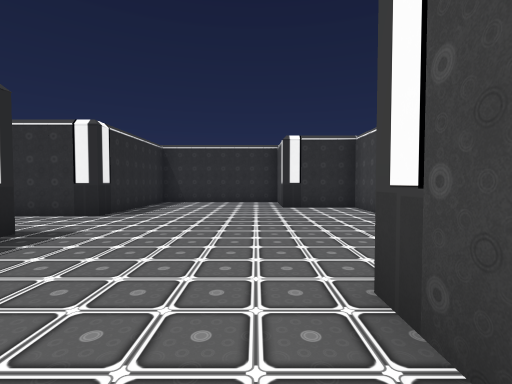
view 1 (above)

16 first-person views from a walk through a Unity game level. The camera is 1.4 m above the floor, tilts 2° down and sees 85° across. Doors are open. The floor is counted in squares, 2 m on a side. Each view is taken from the middle of a square. On the plan, view 1 faces up. The plan holds only what a view shows up to about 9 squares ahead; the rest is blank. The place goes on beyond the plan. The player character is not drawn. Some animated figures are left out.

view 2
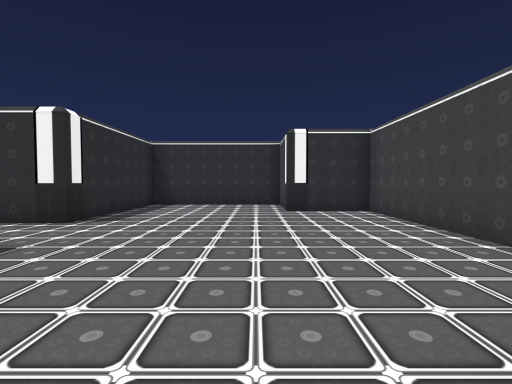

view 3
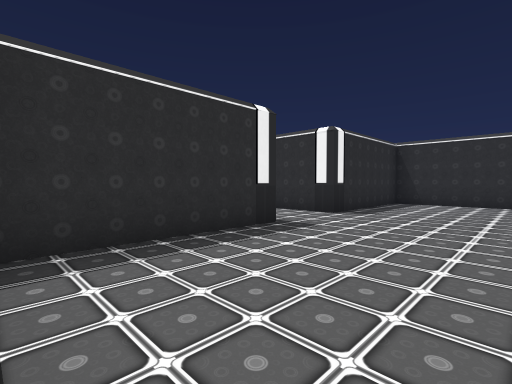

view 4
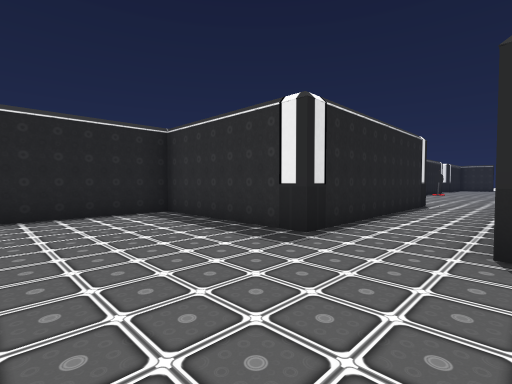

view 5
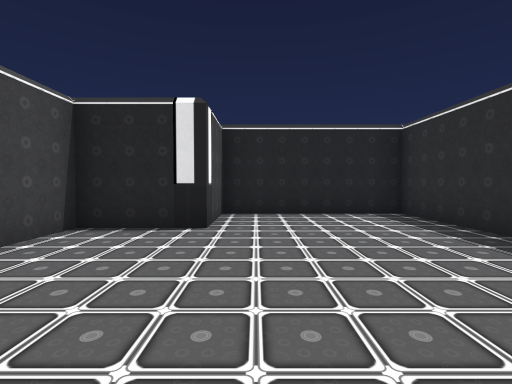

view 6
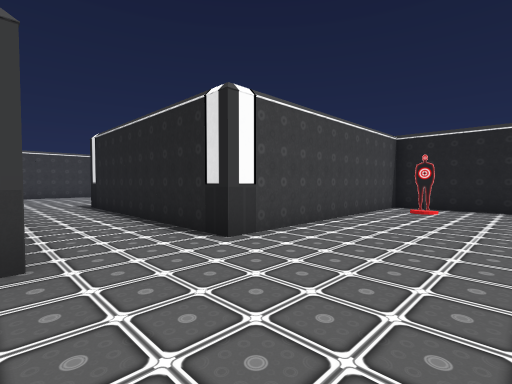

view 7
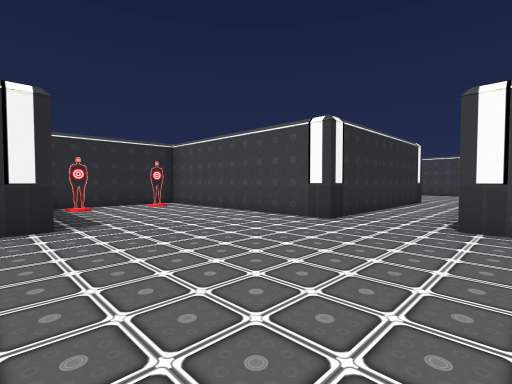

view 8
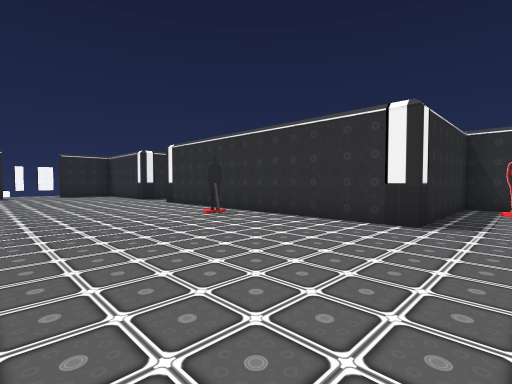

view 9
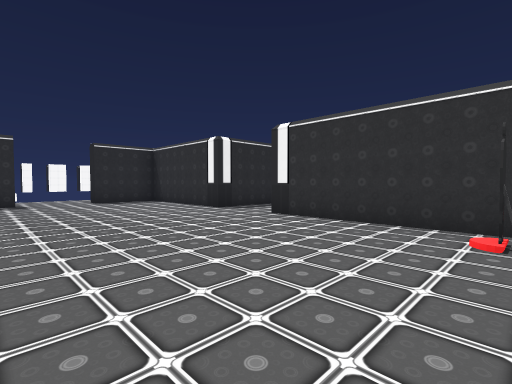

view 10
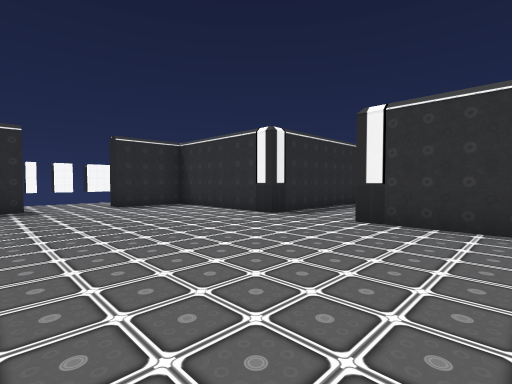

view 11
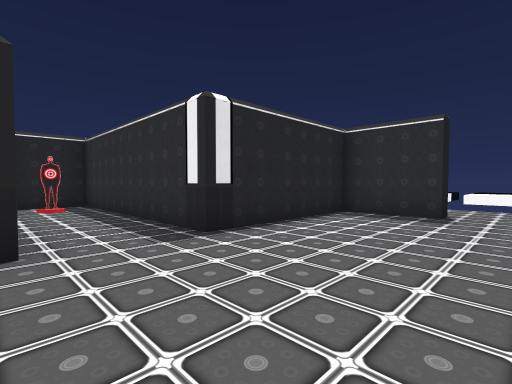

view 12
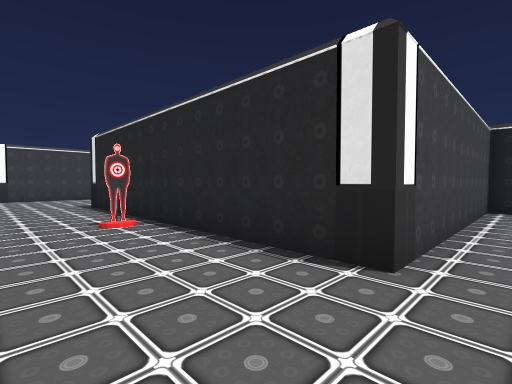

view 13
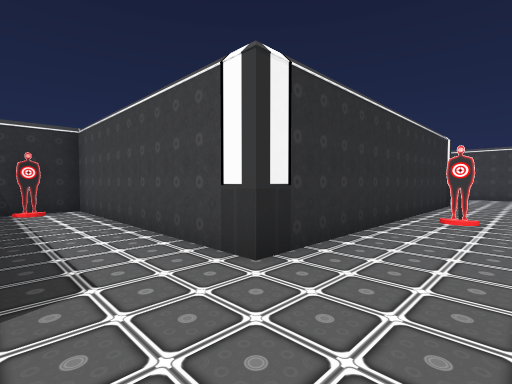

view 14
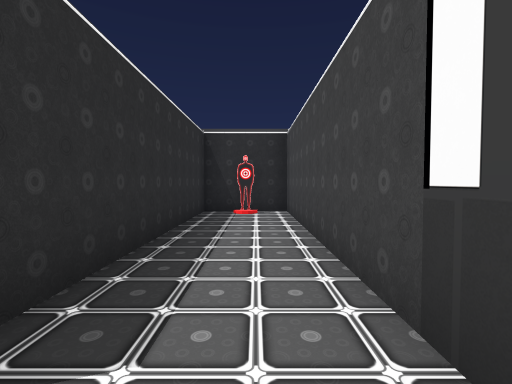

view 15
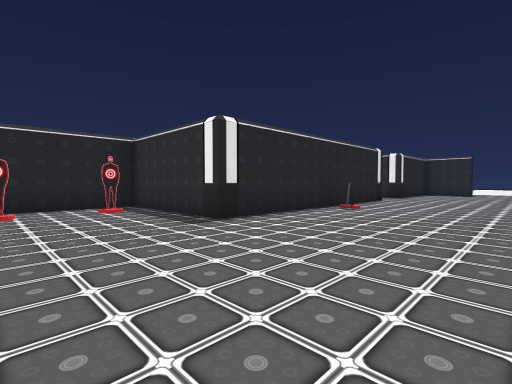

view 16
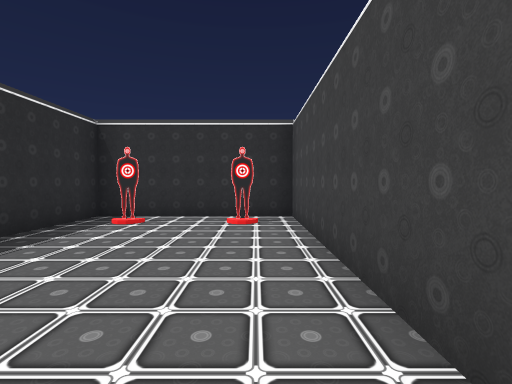

### Floor plan
Ten units are one square. View 1 is at (0, 0); x grows to the right and y downward. Boxes are objects, and circles mark ways between rooms. Rooms are numbered by the first view taken in them; rooms with no view inside come last. Other rooms are left out.
<svg viewBox="-285 -142 318 189">
<path fill="none" stroke="#000" d="M-32 -37 -32 2 8 2 8 -18 28 -18 28 -78 8 -78 8 -98 -32 -98 -32 -57M-92 -57 -92 -117 -132 -117 -132 -78 -212 -78 -212 -137 -232 -137 -232 -78 -270 -78M-273 -75 -273 -57 -278 -57M-278 -37 -273 -37 -273 -18 -232 -18 -232 42 -212 42 -212 -18 -132 -18 -132 22 -92 22 -92 -37M-92 -37 -32 -37M-32 -57 -92 -57"/>
<rect x="-225" y="25" width="10" height="10" fill="#bbb"><title>other object</title></rect>
<rect x="-225" y="-135" width="10" height="10" fill="#bbb"><title>other object</title></rect>
<rect x="-175" y="-25" width="10" height="10" fill="#bbb"><title>other object</title></rect>
<rect x="-175" y="-75" width="10" height="10" fill="#bbb"><title>other object</title></rect>
<rect x="-125" y="5" width="10" height="10" fill="#bbb"><title>other object</title></rect>
<rect x="-125" y="-115" width="10" height="10" fill="#bbb"><title>other object</title></rect>
<rect x="-105" y="5" width="10" height="10" fill="#bbb"><title>other object</title></rect>
<rect x="-105" y="-115" width="10" height="10" fill="#bbb"><title>other object</title></rect>
<circle cx="-40" cy="-45" r="3" fill="#2a7"/>
<circle cx="-90" cy="-45" r="3" fill="#2a7"/>
<text x="-10" y="-50">1</text>
<text x="-170" y="-50">2</text>
<text x="-70" y="-50">3</text>
</svg>
Room 1 opens to room 3. Room 2 opens to room 3.

Where each view was taken, in squares from view 1:
view 1: 0 up, 0 right, facing up
view 2: 1 up, 0 right, facing up
view 3: 0 up, 0 right, facing up-left
view 4: 6 up, 0 right, facing down-left
view 5: 6 up, 0 right, facing down
view 6: 6 up, 12 left, facing down-right
view 7: 3 up, 14 left, facing up-right
view 8: 3 up, 12 left, facing up-left
view 9: 3 up, 17 left, facing up-left
view 10: 3 up, 19 left, facing up-left
view 11: 5 up, 21 left, facing down-left
view 12: 4 up, 22 left, facing down-right
view 13: 6 up, 23 left, facing up-right
view 14: 7 up, 22 left, facing up
view 15: 6 up, 10 left, facing down-left
view 16: 6 up, 10 left, facing up
